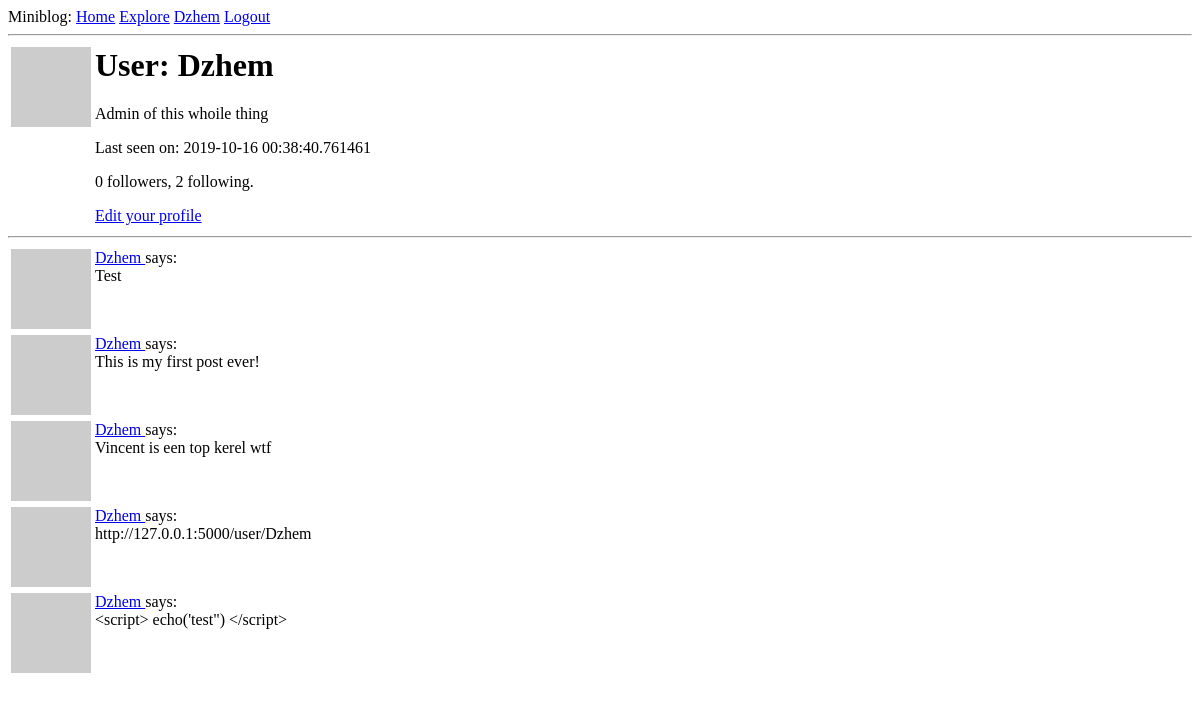
The page /user/Dzhem (signed in) on the database as committed earlier.
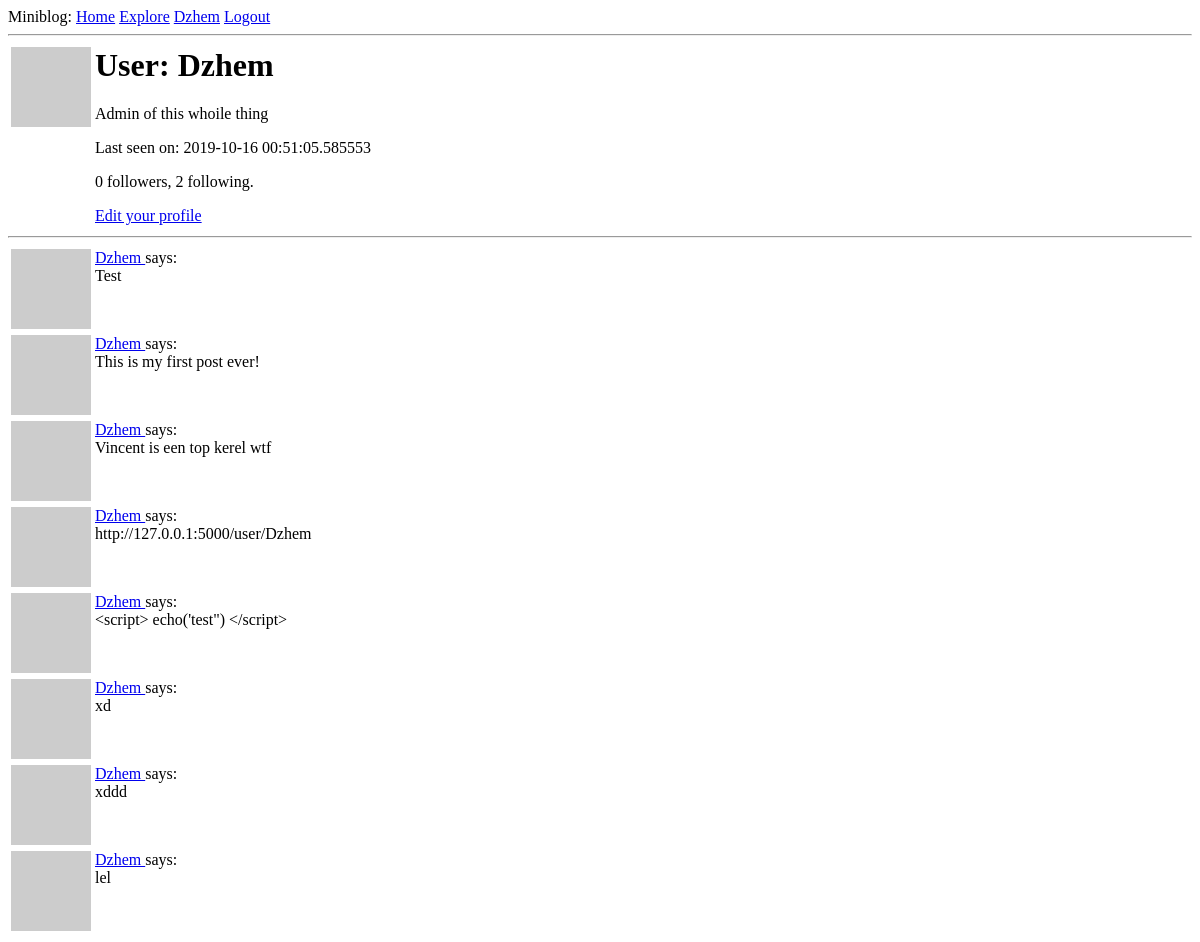
The same page on the database as committed later.
### app/models.py (models this page shows, shortened)
class User(UserMixin, db.Model):
    id = db.Column(db.Integer, primary_key=True)
    username = db.Column(db.String(64), index=True, unique=True)
    email = db.Column(db.String(120), index=True, unique=True)
    password_hash = db.Column(db.String(128))
    posts = db.relationship('Post', backref='author', lazy='dynamic')
    about_me = db.Column(db.String(140))
    last_seen = db.Column(db.DateTime, default=datetime.utcnow)
    followed = db.relationship('User', secondary=followers,
                               primaryjoin=(followers.c.follower_id == id),
                               secondaryjoin=(followers.c.followed_id == id),
                               backref=db.backref('followers', lazy='dynamic'),
                               lazy='dynamic')
    def avatar(self, size):
        digest = md5(self.email.lower().encode('utf-8')).hexdigest()
        return f'https://www.gravatar.com/avatar/{digest}?d=identicon&s={size}'
    def get_posts_by_user_id(self, user_id):
        return Post.query.filter(
            Post.user_id == user_id)

class Post(db.Model):
    id = db.Column(db.Integer, primary_key=True)
    body = db.Column(db.String(140))
    timestamp = db.Column(db.DateTime, index=True, default=datetime.utcnow)
    user_id = db.Column(db.Integer, db.ForeignKey('user.id'))

### app/routes.py (the view)
@app.route('/user/<username>')
@login_required
def user(username):
    user = User.query.filter_by(username=username).first_or_404()
    posts = current_user.get_posts_by_user_id(user.id).all()
    return render_template('user.html', user=user, posts=posts)

### app/models.py (called while the page is built)
@login.user_loader
def load_user(id):
    return User.query.get(int(id))

### app/routes.py (called while the page is built)
@app.before_request
def before_request():
    if current_user.is_authenticated:
        current_user.last_seen = datetime.utcnow()
        db.session.commit()

### app/templates/user.html
{% extends 'base.html' %}
{% block content %}
<table>
    <tr valign="top">
        <td><img src="{{ user.avatar(128) }}"></td>
        <td>
            <h1>User: {{ user.username }}</h1>
            {% if user.about_me %}<p>{{ user.about_me }}</p>{% endif %}
            {% if user.last_seen %}<p>Last seen on: {{ user.last_seen }}</p>{% endif %}
            <p>{{ user.followers.count() }} followers, {{ user.followed.count() }} following.</p>
            {% if user == current_user %}
                <p><a href="{{ url_for('edit_profile') }}">Edit your profile</a></p>
            {% elif not current_user.is_following(user) %}
                <p><a href="{{ url_for('follow', username=user.username) }}">Follow</a></p>
            {% else %}
                <p><a href="{{ url_for('unfollow', username=user.username) }}">Unfollow</a></p>
            {% endif %}
        </td>
    </tr>
</table>
    <hr>
    {% for post in posts %}
        {% include '_post.html' %}
    {% endfor %}
{% endblock %}

### app/templates/base.html (shortened to what this page needs)
<html>
    <head>
    </head>
    <body>
        <div>
          Miniblog:
          <a href="{{ url_for('index') }}">Home</a>
          {% if current_user.is_anonymous %}
          <a href="{{ url_for('login') }}">Login</a>
          <a href="{{ url_for('register') }}">Sign Up</a>
          {% else %}
          <a href="{{ url_for('explore') }}">Explore</a>
          <a href="{{ url_for('user', username=current_user.username) }}">{{current_user.username}}</a>
          <a href="{{ url_for('logout') }}">Logout</a>
          {% endif %}
        </div>
        <hr>
        {% block content %}{% endblock %}
    </body>
</html>

### app/templates/_post.html
<table>
    <tr valign="top">
        <td><img src="{{ post.author.avatar(36) }}"></td>
        <td>
            <a href="{{ url_for('user', username=post.author.username) }}">
            {{ post.author.username }}
        </a>
        says:<br>{{ post.body }}</td>
    </tr>
</table>

Rows that differ between the two databases and show on the page:
changed User "Dzhem": last_seen "2019-10-16 00:38:40.761461" → "2019-10-16 00:51:05.585553"
added Post: author.username "Dzhem", body "xd"
added Post: author.username "Dzhem", body "xddd"
added Post: author.username "Dzhem", body "lel"
